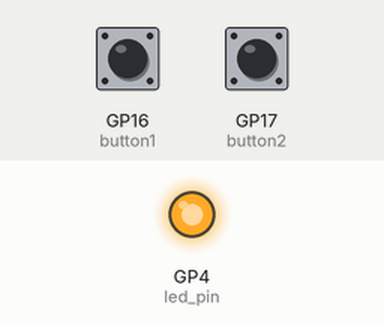
Recording of a program running on a simulated Raspberry Pi Pico running MicroPython. On the bench: output pins drawn as LEDs (lit = HIGH). The inputs (shaded band) are chosen by the test bench; at power-on: GP16 (button1) HIGH, GP17 (button2) HIGH. WiFi joins after 1.5 s; what the program prints to the serial console is not drawn.

Above: at 2.1 s.
At 4.5 s:
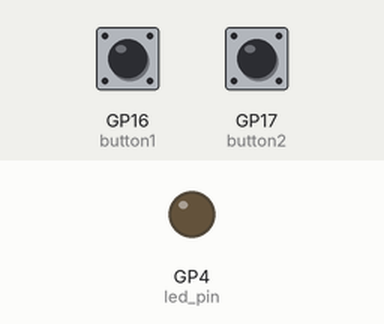
4.6 s: GP16 (button1) pulled LOW for 0.15 s
Timing chart, 0 to 7.6 s (numbered marks = the images above; inputs shaded):
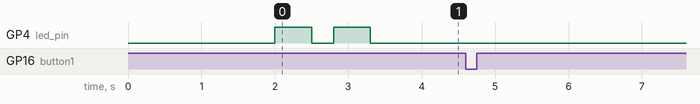

The program:

2servomoveesp.py
```python
# This file is executed on every boot (including wake-boot from deepsleep)
#import esp
#esp.osdebug(None)
#import webrepl
#webrepl.start()

# esp32_sta_button.py
import network
import socket
import time
import machine
from machine import Pin
led_pin = machine.Pin(4,machine.Pin.OUT)


# Wi-Fi credentials (connect to Pico W AP)
ssid = 'PICO_LED_AP'
password = '12345678'

sta = network.WLAN(network.STA_IF)
sta.active(True)
sta.connect(ssid, password)

while not sta.isconnected():
    print("Connecting...")
    time.sleep(1)
print("Connected to Pico W:", sta.ifconfig())
led_pin.value(1)
time.sleep(0.5)
led_pin.value(0)
time.sleep(0.3)
led_pin.value(1)
time.sleep(0.5)
led_pin.value(0)

# UDP socket
udp = socket.socket(socket.AF_INET, socket.SOCK_DGRAM)
pico_ip = '192.168.4.1'   # default AP IP
port = 5005

button1 = Pin(16, Pin.IN, Pin.PULL_UP)
button2 = Pin(17, Pin.IN, Pin.PULL_UP)

# Main loop
last_state1 = 1
last_state2 = 1
while True:
    state1 = button1.value()
    if state1 != last_state1:
        if state1 == 0:  # button pressed
            udp.sendto(b"OI", (pico_ip, port))
            print("Button pressed → LED ON")
        else:            # button released
            udp.sendto(b"OO", (pico_ip, port))
            print("Button released → LED OFF")
        last_state1 = state1

    state2 = button2.value()
    if state2 != last_state2:
        if state2 == 0:  # button pressed
            udp.sendto(b"II", (pico_ip, port))
            print("Button pressed → LED ON")
        else:            # button released
            udp.sendto(b"IO", (pico_ip, port))
            print("Button released → LED OFF")
        last_state2 = state2

    time.sleep(0.05)
```

Measured:
- after the input at 4.6 s, every drawn part: stays the same
